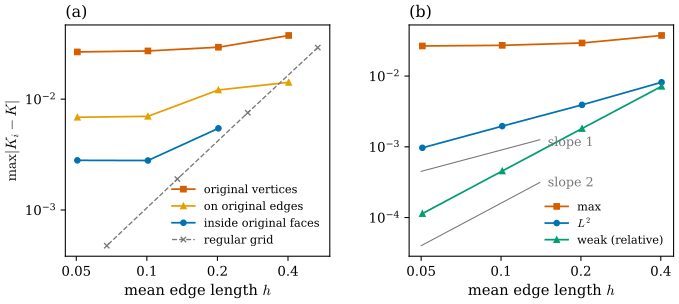

This figure's Python source:
"""Figure 41.4.2: on the subdivided torus the pointwise error stays at fixed families of vertices; integrated errors converge.

Subdivided torus meshes of Figure 41.4.1(b) (levels 1-4), K_i = delta_i / A_i (mixed area).
(a) max |K_i - K| over three classes of vertices: the 128 vertices of the original torus_mesh(2, 0.8, 8, 16) (class 1),
    vertices on its edges (class 2), vertices inside its faces (class 3); for comparison the regular grids of Figure 41.4.1(a).
(b) three error measures on the subdivided meshes: maximum, area-weighted L2, and the weak error
    |sum_i delta_i rho_i^2 - int K rho^2 dA| with rho^2 = x^2 + y^2 (int K rho^2 dA = 4 pi^2 R r); guide lines of slope 1, 2.
Also writes an interactive version: the level-3 mesh colored by |K_i - K|.

Run: PYTHONPATH=tools python3 chapters/41-discrete-curvature-variational/figures/fig-41-4-2-where-the-error-lives.py
"""
import sys
from pathlib import Path

import numpy as np

sys.path.insert(0, str(Path(__file__).resolve().parents[1] / "lib"))
import dgfig  # noqa: E402
dgfig.setup()
import matplotlib.pyplot as plt  # noqa: E402

import dgmesh as dm  # noqa: E402
import ddg41  # noqa: E402

C = dgfig.COLORS
R, r = 2.0, 0.8
weak_exact = 4 * np.pi ** 2 * R * r
rows, keep = [], None
for k in (1, 2, 3, 4):
    V, F, cls = ddg41.subdivided_torus(k)
    u, K, H, k1, k2 = ddg41.torus_exact(V)
    A = dm.mass_voronoi(V, F)
    d = dm.angle_defect(V, F)
    e = np.abs(d / A - K)
    rows.append([ddg41.mean_edge_length(V, F)] + [e[cls == c].max() if np.any(cls == c) else np.nan for c in (1, 2, 3)]
                + [np.sqrt(np.sum(A * e ** 2) / A.sum()), abs(np.sum(d * np.sum(V[:, :2] ** 2, 1)) - weak_exact)])
    if k == 3:
        keep = (V, F, e)
rows = np.array(rows)
reg = []
for n in (12, 24, 48, 96):
    V, F = dm.torus_mesh(R, r, n, 2 * n)
    u, K, *_ = ddg41.torus_exact(V)
    reg.append([ddg41.mean_edge_length(V, F), np.abs(dm.angle_defect(V, F) / dm.mass_voronoi(V, F) - K).max()])
reg = np.array(reg)
assert abs(rows[-1, 1] - 0.0267) < 5e-4 and rows[-1, 1] > rows[-1, 2] > rows[-1, 3]
assert 1.9 < np.log2(rows[-2, 5] / rows[-1, 5]) < 2.1 and 0.9 < np.log2(rows[-2, 4] / rows[-1, 4]) < 1.1

fig, axes = plt.subplots(1, 2, figsize=(7.2, 3.3))
ax = axes[0]
for c, (lab, col, st) in enumerate([("original vertices", C["normal"], "s-"), ("on original edges", C["accent"], "^-"),
                                    ("inside original faces", C["tangent"], "o-")]):
    ax.loglog(rows[:, 0], rows[:, c + 1], st, color=col, lw=1.3, ms=4, label=lab)
ax.loglog(reg[:, 0], reg[:, 1], "x--", color=C["aux"], lw=1.0, ms=4, label="regular grid")
ax.set_xlabel(r"mean edge length $h$")
ax.set_ylabel(r"$\max|K_i - K|$")
ax.legend(fontsize=8.5, frameon=False, loc="lower right")
ax.set_title("(a)", loc="left", fontsize=12)
ax = axes[1]
ax.loglog(rows[:, 0], np.nanmax(rows[:, 1:4], 1), "s-", color=C["normal"], lw=1.3, ms=4, label="max")
ax.loglog(rows[:, 0], rows[:, 4], "o-", color=C["tangent"], lw=1.3, ms=4, label=r"$L^2$")
ax.loglog(rows[:, 0], rows[:, 5] / weak_exact, "^-", color=C["third"], lw=1.3, ms=4, label="weak (relative)")
hh = np.array([0.05, 0.14])
ax.loglog(hh, 0.009 * hh, color=C["aux"], lw=0.8)
ax.loglog(hh, 0.016 * hh ** 2, color=C["aux"], lw=0.8)
ax.text(0.15, 1.15e-3, "slope 1", color=C["aux"], fontsize=9.5, va="center")
ax.text(0.15, 3.1e-4, "slope 2", color=C["aux"], fontsize=9.5, va="center")
ax.set_xlabel(r"mean edge length $h$")
ax.legend(fontsize=8.5, frameon=False, loc="lower right")
ax.set_title("(b)", loc="left", fontsize=12)
for a_ in axes:
    a_.set_xticks([0.05, 0.1, 0.2, 0.4])
    a_.set_xticklabels(["0.05", "0.1", "0.2", "0.4"])
    a_.minorticks_off()
fig.subplots_adjust(left=0.1, right=0.98, bottom=0.17, top=0.9, wspace=0.3)
dgfig.save(fig, __file__)

V, F, e = keep
tr = [dm.plotly_mesh(V, F, intensity=e, colorscale="Viridis", cmin=0, cmax=0.03, showscale=True,
                     name="|K_i - K|", colorbar_title="|K_i - K|")]
dm.plotly_save(tr, __file__, "Subdivided torus (level 3): pointwise error of the angle defect curvature", "fig-41-4-2")
print(np.round(rows, 5).tolist())
